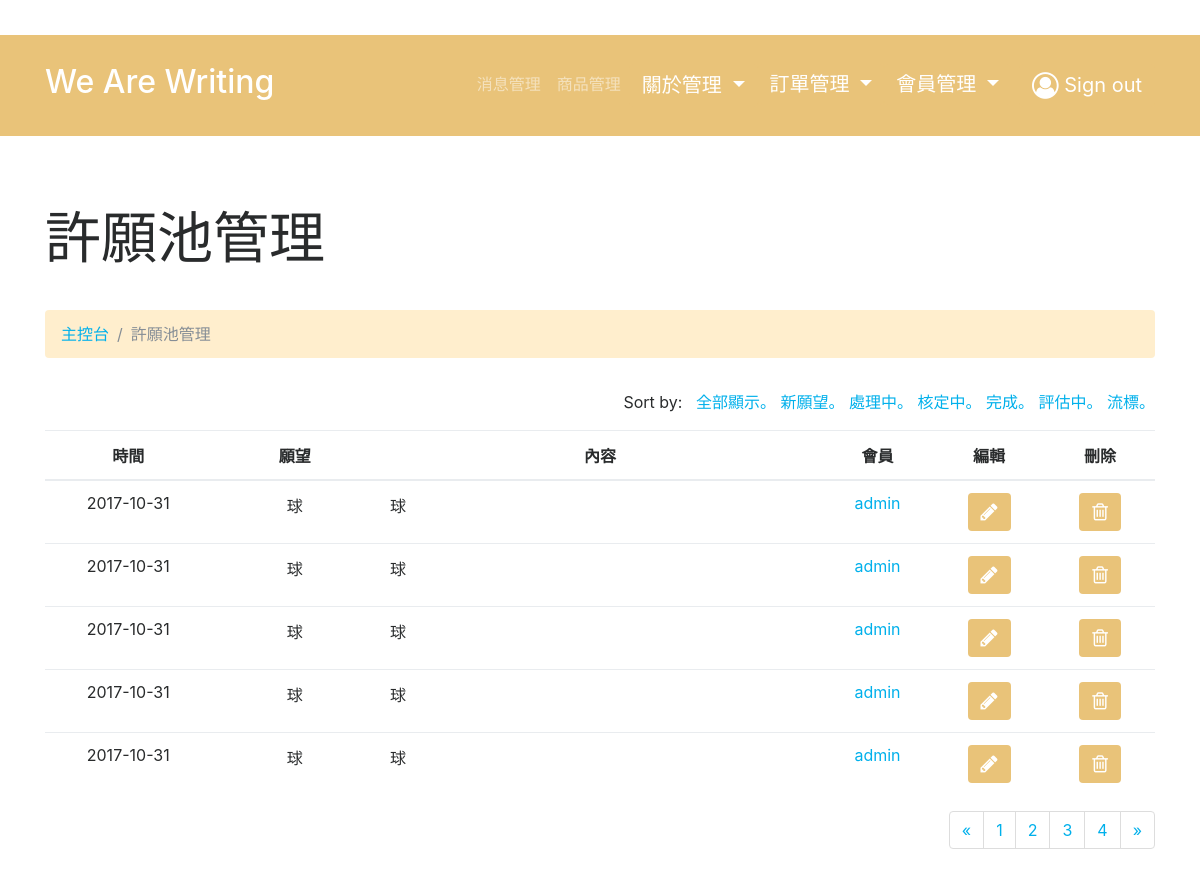
The app's page /admin/makeawish/list.php (signed in) with its own data.
### tables this page shows
CREATE TABLE `makeawish` (
  `wishID` int(11) NOT NULL,
  `title` varchar(255) NOT NULL,
  `content` text NOT NULL,
  `createdDate` varchar(255) DEFAULT NULL,
  `updatedDate` varchar(255) DEFAULT NULL,
  `author` varchar(255) NOT NULL,
  `status` int(11) NOT NULL DEFAULT '0'
);

### admin/makeawish/list.php (the view, shortened to what this page needs)
<?php
require_once('../../asset/connection/database.php');
$limit = 5;
if (isset($_GET["page"])) { $page_num  = $_GET["page"]; } else { $page_num=1; };
$start_from = ($page_num-1) * $limit;
if(isset($_GET['status'])){
  $sql = "SELECT * FROM makeawish WHERE status =".$_GET['status']." ORDER BY createdDate DESC LIMIT ".$start_from.",".$limit;
  $sth = $db->query($sql);
  $wish = $sth->fetchALL(PDO::FETCH_ASSOC);
}
else{
  $sql = "SELECT * FROM makeawish ORDER BY createdDate DESC LIMIT ".$start_from.",".$limit;
  $sth = $db->query($sql);
  $wish = $sth->fetchALL(PDO::FETCH_ASSOC);
}
$totalRows = count($wish);
 ?>
<html>
<head>
<?php require_once('../template/header.php'); ?>
</head>
<body>
<?php require_once('../template/nav.php'); ?>
    <div class="py-5">
    <div class="container">
      <div class="row">
        <div class="col-md-12">
          <h1 class="display-4 my-4" contenteditable="true">許願池管理</h1>
        </div>
      </div>
      <div class="row">
        <div class="col-md-12">
          <ul class="breadcrumb my-3" style="margin-bottom:0px;margin-top:0px">
            <li class="breadcrumb-item"><a href="list.php">主控台</a></li>
            <li class="breadcrumb-item active">許願池管理</li>
          </ul>
		    </div>
	  </div>
    <div class="row">
        <div class="col-md-12 text-right my-3">
          Sort by:&nbsp&nbsp
            <a href="list.php">全部顯示。</a>
            <a href="list.php?status=0">新願望。</a>
            <a href="list.php?status=1">處理中。</a>
            <a href="list.php?status=2">核定中。</a>
            <a href="list.php?status=3">完成。</a>
            <a href="list.php?status=80">評估中。</a>
            <a href="list.php?status=99">流標。</a>
        </div>
    </div>
	  <div class="row">
        <div class="col-md-12">
          <table class="table">
            <thead>
              <tr class="text-center">
                <th width=15%>時間</th>
                <th width=15%>願望</th>
                <th width=40%>內容</th>
                <th width=10%>會員</th>
                <th>編輯</th>
                <th>刪除</th>
              </tr>
            </thead>
            <tbody>
            <?php foreach ($wish as $row ) { ?>
              <tr>
                <td class="text-center"><?php echo $row['createdDate']; ?></td>
                <td class="text-center"><?php echo $row['title']; ?></td>
				        <td><?php echo $row['content']; ?></td>
                <td class="text-center"><a href="#"><?php echo $row['author']; ?></a></td>
                <td class="text-center"><a href="edit.php?wishID=<?php echo $row['wishID']; ?>" class="btn btn-warning" role="button"><i class="fa fa-pencil" aria-hidden="true"></i></a></td>
                <td class="text-center"><a href="delet.php?wishID=<?php echo $row['wishID']; ?>" class="btn btn-warning" role="button" onclick="if(!confirm('真的要刪除此願望？')){return false;};"><i class="fa fa-trash-o" aria-hidden="true"></i></a></td>
              </tr>
            <?php } ?>
            </tbody>
          </table>
        </div>
      </div>
      <div class="row">
        <div class="col-md-12">
          <?php
          if($totalRows > 0){
          ?>
          <ul class="pagination float-right">
            <?php if(isset($_GET['status'])){
                        include_once("../template/page_num_status.php");
                  }else include_once("../template/page_num.php"); ?>
          </ul>
        <?php } ?>
        </div>
      </div>
  </div>
</body>
</html>

### admin/css/style.css (style rules this page uses)
.btn-warning { background: rgb(233, 195, 121); font-size: 20px; color: #FFF; }
.breadcrumb { background: rgb(255, 238, 205); }

### records on screen
makeawish: createdDate "2017-10-31", title "球", content "球", author "admin"
makeawish: createdDate "2017-10-31", title "球", content "球", author "admin"
makeawish: createdDate "2017-10-31", title "球", content "球", author "admin"
makeawish: createdDate "2017-10-31", title "球", content "球", author "admin"
makeawish: createdDate "2017-10-31", title "球", content "球", author "admin"
